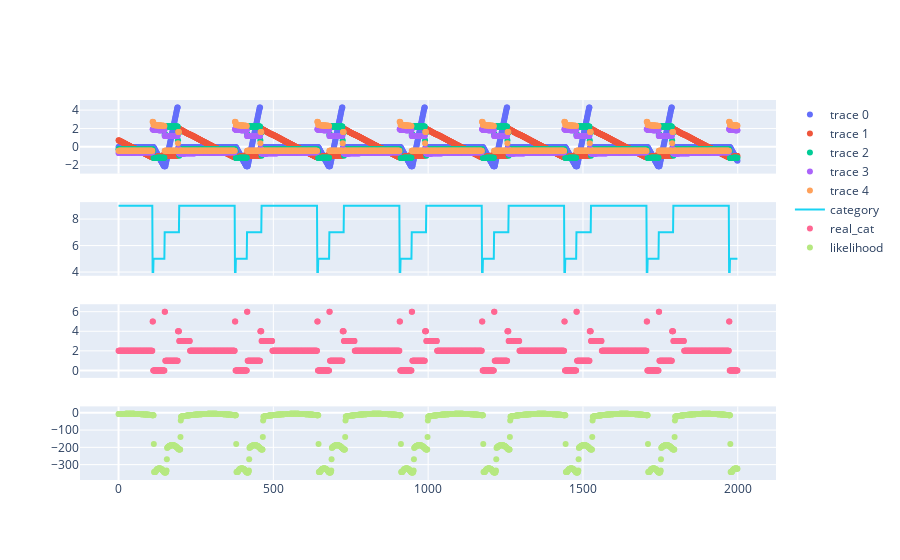

Notebook source saved alongside this figure:
### Code cell
interact(plot_like, anom=False, idx= range(10))

### Figure 1 — Plotly figure (JSON) as saved in the notebook; plotly's stock layout.template omitted (floating-point values rounded to 4 significant figures; data arrays with more than 128 entries replaced by an {"elided": "..."} marker saying what was removed)
{"data": [{"mode": "markers", "type": "scatter", "x": {"elided": "2000 int values"}, "xaxis": "x", "y": {"elided": "2000 float values"}, "yaxis": "y"}, {"mode": "markers", "type": "scatter", "x": {"elided": "2000 int values"}, "xaxis": "x", "y": {"elided": "2000 float values"}, "yaxis": "y"}, {"mode": "markers", "type": "scatter", "x": {"elided": "2000 int values"}, "xaxis": "x", "y": {"elided": "2000 float values"}, "yaxis": "y"}, {"mode": "markers", "type": "scatter", "x": {"elided": "2000 int values"}, "xaxis": "x", "y": {"elided": "2000 float values"}, "yaxis": "y"}, {"mode": "markers", "type": "scatter", "x": {"elided": "2000 int values"}, "xaxis": "x", "y": {"elided": "2000 float values"}, "yaxis": "y"}, {"mode": "lines", "name": "category", "type": "scatter", "x": {"elided": "2000 int values"}, "xaxis": "x2", "y": {"elided": "2000 int values"}, "yaxis": "y2"}, {"mode": "markers", "name": "real_cat", "type": "scatter", "x": {"elided": "2000 int values"}, "xaxis": "x3", "y": {"elided": "2000 int values"}, "yaxis": "y3"}, {"mode": "markers", "name": "likelihood", "type": "scatter", "x": {"elided": "2000 int values"}, "xaxis": "x4", "y": {"elided": "2000 float values"}, "yaxis": "y4"}], "layout": {"xaxis": {"anchor": "y", "domain": [0, 1], "matches": "x4", "showticklabels": false}, "xaxis2": {"anchor": "y2", "domain": [0, 1], "matches": "x4", "showticklabels": false}, "xaxis3": {"anchor": "y3", "domain": [0, 1], "matches": "x4", "showticklabels": false}, "xaxis4": {"anchor": "y4", "domain": [0, 1]}, "yaxis": {"anchor": "x", "domain": [0.8063, 1]}, "yaxis2": {"anchor": "x2", "domain": [0.5375, 0.7312]}, "yaxis3": {"anchor": "x3", "domain": [0.2687, 0.4625]}, "yaxis4": {"anchor": "x4", "domain": [0, 0.1938]}}}
